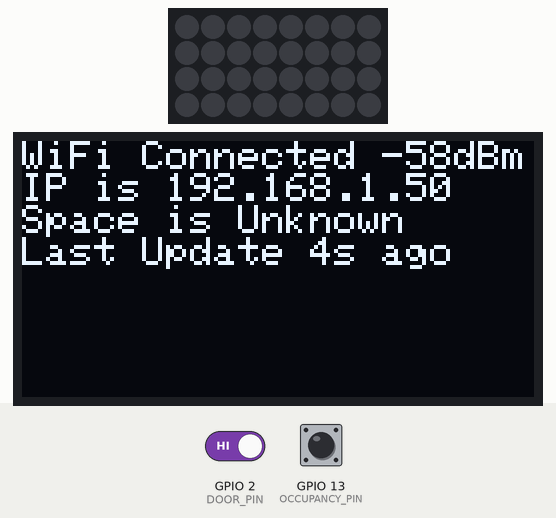
Bench run of a sketch on a simulated ESP8266 (NodeMCU). On the bench: 8×4 RGB LED matrix (first LED top left, wired row by row), 128×64 one-colour display. The inputs (shaded band) are chosen by the test bench; at power-on: GPIO 13 (OCCUPANCY_PIN) HIGH, GPIO 2 (DOOR_PIN) HIGH. Dim RGB values are drawn brighter than linear; WiFi joins after 1.5 s; servers stay silent unless stated; the display library's start-up logo is not drawn; uploads are accepted with an empty reply; what the sketch prints to the serial monitor is not drawn.

Above: at 4.8 s.
4.9 s: GPIO 13 (OCCUPANCY_PIN) pulled LOW for 1.25 s
At 6.01 s:
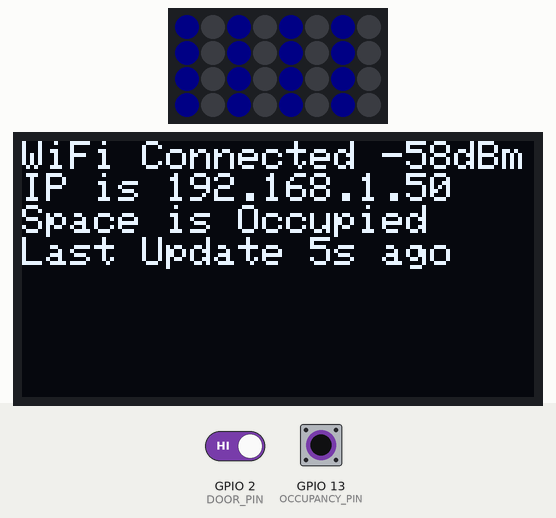
7.8 s: GPIO 2 (DOOR_PIN) driven LOW
At 10.49 s:
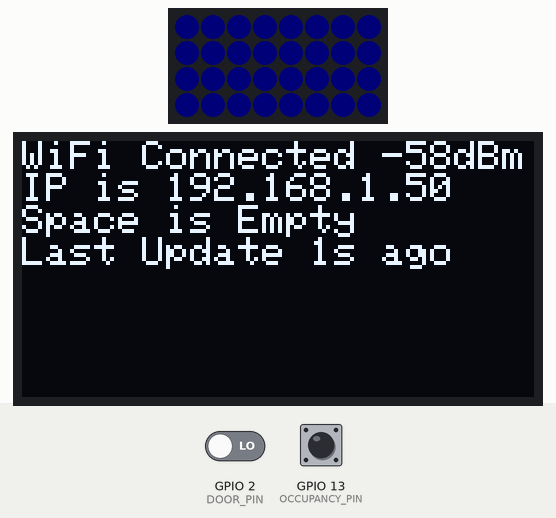
11.9 s: GPIO 13 (OCCUPANCY_PIN) pulled LOW for 3.2 s
At 14.77 s:
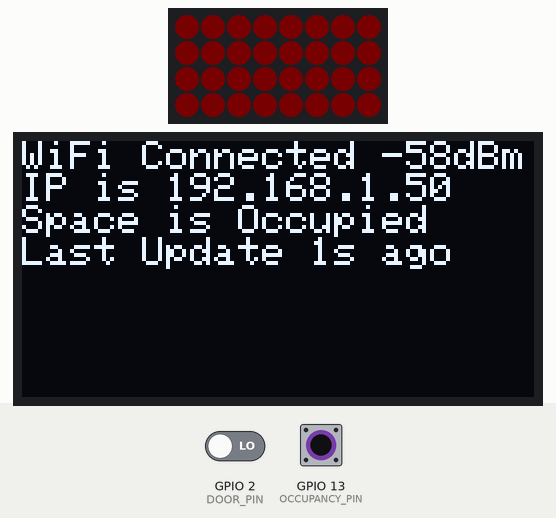

The sketch:

ABCOccupancySystem.ino
```cpp
// this should go in the WiFi file really but Arduino's automatic prototype generation fails if it is
#include <WiFiManager.h>

#define NEOPIXEL_PIN  15
#define NEOPIXEL_ROWS 4
#define NEOPIXEL_COLS 8

#define OCCUPANCY_PIN 13
#define DOOR_PIN      2  // FIXME: determine the actual pins

#define xy_to_pixel(x, y) (y * NEOPIXEL_COLS + x)

void setup() {
  Serial.begin(115200);

  Serial.println("Booting...");

  // initialize the NeoPixel display
  pixelsInit();

  // initialize the OLED display
  oledInit();

  // WiFi needs some time to be ready
  delay(2000);

  // set up the pin directions and such
  ioInit();

  // connect to the configured SSID or enter WiFi setup mode to get one configured
  wifiInit();

  // in case we had a warning while booting, clear the pixel display
  pixelsClearDisplay();
}

long lastUpdatedTime = 0;
void loop() {
  // dim the display after 30 seconds idle
  oledDim(millis() - lastUpdatedTime > 30000);
  // clear the display after 5m idle
  if((millis() - lastUpdatedTime) / 1000 < 60*5) {
    oledDrawDisplay();
  } else {
    oledClear();
  }
  // gets the latest signal strength to put on the display
  wifiUpdateSignalStrength();
  // check our I/Os and update occupancy/door status based on them
  if(ioCheckAndUpdateStatus())
    lastUpdatedTime = millis();
  delay(1000);
}

void fatal(char *msg) {
  Serial.print("FATAL: ");
  Serial.println(msg);
  pixelsError(pixelsColour(16, 0, 0));
  oledDrawError(msg);
  while(1) {
    // needed to reset the WDT
    delay(1000);
  }
}
```

IO.ino
```cpp
#define ANIMATE_BRIGHTNESS  8
#define STATIC_BRIGHTNESS   2

#define DOOR_OPEN   1
#define DOOR_CLOSED 0

bool lastDoor, lastOccupancy;

void ioInit(void) {
  pinMode(OCCUPANCY_PIN, INPUT_PULLUP);
  pinMode(DOOR_PIN, INPUT_PULLUP);
}

bool ioCheckAndUpdateStatus(void) {
  bool thisDoor, thisOccupancy, change;

  change = false;
  thisDoor = digitalRead(DOOR_PIN) == HIGH ? false : true;
  thisOccupancy = digitalRead(OCCUPANCY_PIN) == HIGH ? false : true;
  if(thisDoor != lastDoor) {
    if(!wifiSendDoorUpdate(thisDoor)) {
      // failed to update the occupancy system
      pixelsErrorFlash(pixelsColour(16, 16, 0));
      lastDoor = thisDoor;
      return true;
    }
    lastDoor = thisDoor;
    change = true;
  }
  if(thisOccupancy != lastOccupancy) {
    oledDim(false);
    if(!wifiSendOccupancyUpdate(thisOccupancy)) {
      // failed to update the occupancy system
      oledUpdateSpaceStatus("UPD FAIL");
      pixelsErrorFlash(pixelsColour(16, 16, 0));
      lastOccupancy = thisOccupancy;
      return true;
    }
    if(thisOccupancy) {
      oledUpdateSpaceStatus("Occupied");
      pixelsAnimateCheckerboard(pixelsColour(0, 0, ANIMATE_BRIGHTNESS), 150, 3);
      pixelsFillAll(pixelsColour(0, 0, STATIC_BRIGHTNESS));
    } else {
      oledUpdateSpaceStatus("Empty");
      pixelsAnimateCheckerboard(pixelsColour(ANIMATE_BRIGHTNESS, 0, 0), 150, 3);
      pixelsFillAll(pixelsColour(STATIC_BRIGHTNESS, 0, 0));
    }
    lastOccupancy = thisOccupancy;
    change = true;
  }
  return change;
}
```

OLED.ino
```cpp
#include <Wire.h>
#include <Adafruit_GFX.h>
#include <Adafruit_SSD1306.h>

Adafruit_SSD1306 display = Adafruit_SSD1306();

char wifiStatus[10] = "Unknown";
long wifiSignalStrength = 0;
char spaceStatus[10] = "Unknown";
char ipAddress[17] = "Waiting...";
char lastUpdatedBuf[10] = "";

void oledInit(void) {
  // Activate the display using the internal boost regulator and the default address of 0x3C
  display.begin(SSD1306_SWITCHCAPVCC, 0x3C);

  // show the splash screen (which is in the buffer by default, and required for license compliance)
  display.display();

  // clear the screen buffer
  display.clearDisplay();

  // set our default text parameters
  display.setTextSize(1);
  display.setTextColor(WHITE);
}

void oledClear(void) {
  display.clearDisplay();
  display.display();
}

void oledDrawError(char *error) {
  display.clearDisplay();
  display.setCursor(0, 0);
  display.println(error);
  display.display();
}

void oledDrawDisplay(void) {
  display.clearDisplay();
  display.setCursor(0, 0);

  display.print("WiFi ");
  display.print(wifiStatus);
  if(wifiSignalStrength != 0) {
    display.print(" ");
    display.print(wifiSignalStrength, DEC);
    display.println("dBm");
  } else {
    display.println("");
  }
  display.print("IP is ");
  display.println(ipAddress);

  display.print("Space is ");
  display.println(spaceStatus);

  display.print("Last Update ");
  oledSecsAgoToString((millis() - lastUpdatedTime) / 1000, lastUpdatedBuf);
  display.print(lastUpdatedBuf);
  display.println(" ago");

  display.display();
}

void oledUpdateWifiStatus(char *newWifiStatus) {
  strcpy(wifiStatus, newWifiStatus);
  oledDrawDisplay();
}

void oledUpdateWifiSignalStrength(long newWifiSignalStrength) {
  wifiSignalStrength = newWifiSignalStrength;
}

void oledUpdateSpaceStatus(char *newSpaceStatus) {
  strcpy(spaceStatus, newSpaceStatus);
  oledDrawDisplay();
}

void oledUpdateIP(String newIP) {
  newIP.toCharArray(ipAddress, 17);
  oledDrawDisplay();
}

void oledSecsAgoToString(long secsAgo, char *buf) {
  if(secsAgo < 60) {
    sprintf(buf, "%ds", secsAgo);
  } else if(secsAgo < 60*60) {
    sprintf(buf, "%dm%ds", secsAgo / 60, secsAgo % 60);
  } else if(secsAgo < 60*60*24) {
    sprintf(buf, "%dh", secsAgo / (60*60));
  } else {
    strcpy(buf, "ages");
  }
}

void oledDim(bool dim) {
  display.dim(dim);
}
```

Pixels.ino
```cpp
// for NeoPixel FeatherWing
#include <Adafruit_NeoPixel.h>

Adafruit_NeoPixel pixels = Adafruit_NeoPixel(
  NEOPIXEL_ROWS * NEOPIXEL_COLS,
  NEOPIXEL_PIN,
  NEO_GRB + NEO_KHZ800
);

void pixelsInit(void) {
  pixels.begin();
  pixelsClearDisplay();
}

uint32_t pixelsColour(byte red, byte green, byte blue) {
  return pixels.Color(red, green, blue);
}

void pixelsFillAll(uint32_t colour) {
  for(int y = 0; y < NEOPIXEL_ROWS; y++) {
    for(int x = 0; x < NEOPIXEL_COLS; x++) {
      pixels.setPixelColor(xy_to_pixel(x, y), colour);
    }
  }
  pixels.show();
}

void pixelsError(uint32_t colour) {
  pixelsFillAll(pixels.Color(0, 0, 0));
  pixels.setPixelColor(xy_to_pixel(0, 0), colour);
  pixels.setPixelColor(xy_to_pixel(7, 0), colour);
  pixels.setPixelColor(xy_to_pixel(0, 3), colour);
  pixels.setPixelColor(xy_to_pixel(7, 3), colour);
  pixels.show();
}

void pixelsErrorFlash(uint32_t colour) {
  byte i;
  for(i=0; i<10; i++) {
    pixelsClearDisplay();
    delay(250);
    pixelsError(colour);
    delay(250);
  }
}

void pixelsClearDisplay(void) {
    pixelsFillAll(0);
}

void pixelsCheckerboard(uint32_t colour, byte order) {
  for(int y = 0; y < NEOPIXEL_ROWS; y++) {
    for(int x = 0; x < NEOPIXEL_COLS; x++) {
      if(order == 0) {
        if((y % 2 == 0 && x % 2 == 0) || (y % 2 != 0 && x % 2 != 0)) {
          pixels.setPixelColor(xy_to_pixel(x, y), colour);
        } else {
          pixels.setPixelColor(xy_to_pixel(x, y), pixels.Color(0, 0, 0));
        }
      } else {
        if((y % 2 == 0 && x % 2 != 0) || (y % 2 != 0 && x % 2 == 0)) {
          pixels.setPixelColor(xy_to_pixel(x, y), colour);
        } else {
          pixels.setPixelColor(xy_to_pixel(x, y), pixels.Color(0, 0, 0));
        }
      }
    }
  }
  pixels.show();
}

void pixelsAnimateCheckerboard(uint32_t colour, int interframe_delay, byte secs) {
  for(byte frame=0; frame<secs*1000 / interframe_delay; frame++) {
    pixelsCheckerboard(colour, (frame % 2 == 0 ? 0 : 1));
    delay(interframe_delay);
  }
}
```

WiFi.ino
```cpp
#include <FS.h>
#include <ESP8266WiFi.h>
#include <DNSServer.h>
#include <ESP8266WebServer.h>
#include <ESP8266HTTPClient.h>

void wifiInit(void) {
  WiFiManager wifiManager;

  // set a callback to be called if we enter WiFi setup mode
  wifiManager.setAPCallback(wifiConfigModeCallback);

  // if we're not configured within 5 minutes, give up and show the error display.
  wifiManager.setConfigPortalTimeout(300);

  // initialize the WiFi
  oledUpdateWifiStatus("Connecting...");
  Serial.println("Connecting to WiFi SSID ");
  if(!wifiManager.autoConnect("ABC Occupancy System Setup"))
    fatal(" WIFI CONNECT FAILED\n\n  Reset unit to try\n  connecting again.");
  Serial.print("Connected to SSID ");
  Serial.print(WiFi.SSID());
  Serial.print(" with IP ");
  Serial.println(WiFi.localIP());
  oledUpdateWifiStatus("Connected");
  oledUpdateWifiSignalStrength(WiFi.RSSI());
  oledUpdateIP(WiFi.localIP().toString());
}

void wifiConfigModeCallback (WiFiManager *myWiFiManager) {
  Serial.println("Entered setup mode.\n");
  Serial.print("SSID: ");
  Serial.println(myWiFiManager->getConfigPortalSSID());
  Serial.print("IP: ");
  Serial.println(WiFi.softAPIP());
  pixelsError(pixelsColour(16, 16, 0));
  oledDrawError(" WIFI CONNECT FAILED\n\nConnect to setup SSID\nto update WiFi config");
  Serial.println("Ready for setup.");
}


byte wifiSendOccupancyUpdate(bool occupied) {
  char url[72];

  // build the URL to dweet the occupancy status
  strcpy(url, "http://dweet.io/dweet/for/abcspace-occupancy?occupied=");
  Serial.print("Sending occupancy update: ");
  if(occupied == 1) {
    Serial.println(" occupied");
    strcat(url, "1");
  } else {
    Serial.println(" empty");
    strcat(url, "0");
  }

  // send the dweet
  return wifiSendUpdate(url);
}

byte wifiSendDoorUpdate(bool doorOpen) {
  char url[72];

  // build the URL to dweet the door status
  strcpy(url, "http://dweet.io/dweet/for/abcspace-door?open=");
  Serial.print("Sending door update: ");
  if(doorOpen == 1) {
    Serial.print(" open ");
    strcat(url, "1");
  } else {
    Serial.println(" closed ");
    strcat(url, "0");
  }

  // send the dweet
  return wifiSendUpdate(url);
}

byte wifiSendUpdate(char *url) {
  HTTPClient http;

  http.begin(url);
  int httpCode = http.GET();

  // httpCode will be negative on error
  if(httpCode > 0) {
      // HTTP header has been send and Server response header has been handled
      Serial.print("HTTP request returned code ");
      Serial.println(httpCode, DEC);
  } else {
      Serial.print("HTTP request failed, error: ");
      Serial.println(http.errorToString(httpCode).c_str());
  }
  http.end();
  if(httpCode == 200) return true;
  return false;
}

void wifiUpdateSignalStrength(void) {
  oledUpdateWifiSignalStrength(WiFi.RSSI());
}
```

Measured:
- after the input at 4.9 s, the display: first differs from a run without the input after 1.0 s (image 1)
- after the input at 11.9 s, the display: first differs from a run without the input after 2.8 s (image 3)
